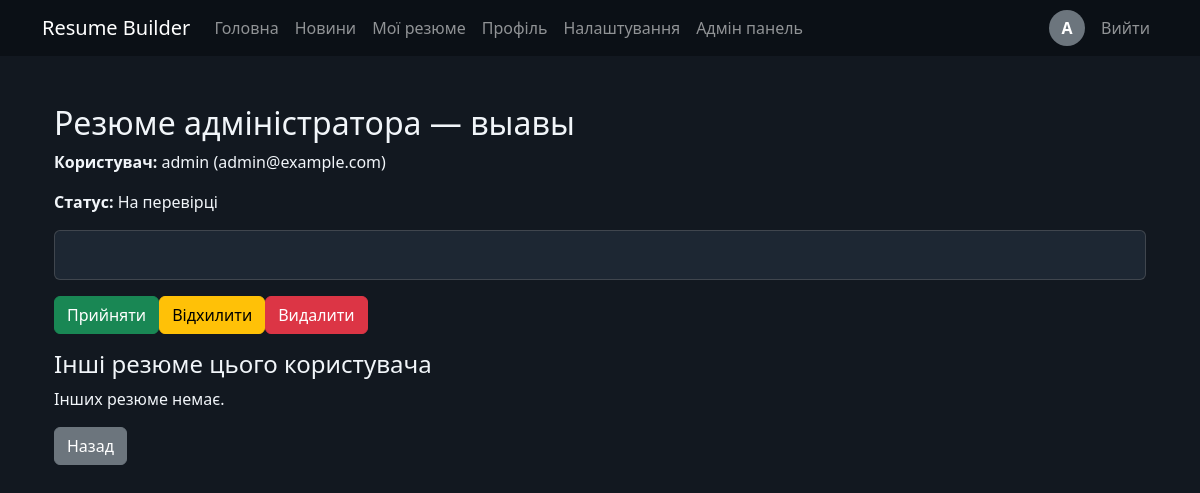
The app's page /admin-resume/3/ (signed in) with its own data.
### builder/models.py (models this page shows, shortened)
class Resume(models.Model):
    STATUS_CHOICES = [
        ('pending', 'На перевірці'),
        ('approved', 'Прийнято'),
        ('rejected', 'Відхилено'),
    ]
    user = models.ForeignKey(User, on_delete=models.CASCADE, related_name='resumes')
    title = models.CharField(max_length=200)
    summary = models.TextField(blank=True)
    experience = models.TextField(blank=True)
    education = models.TextField(blank=True)
    skills = models.TextField(blank=True)
    custom_sections = models.JSONField(default=list, blank=True)
    template_name = models.CharField(max_length=50, blank=True, default='')
    status = models.CharField(max_length=20, choices=STATUS_CHOICES, default='pending')
    created_at = models.DateTimeField(default=timezone.now)
    updated_at = models.DateTimeField(auto_now=True)
    is_public = models.BooleanField(default=False)
    is_deleted = models.BooleanField(default=False)

### builder/views.py (the view)
# urls.py: path('admin-resume/<int:pk>/', views.admin_resume_detail, name='admin_resume_detail'),
@user_passes_test(lambda user: user.is_staff)
def admin_resume_detail(request, pk):
    resume = get_object_or_404(Resume, pk=pk)
    others = Resume.objects.filter(user=resume.user).exclude(pk=resume.pk).order_by('-updated_at')
    return render(request, 'admin_resume_detail.html', {'resume': resume, 'others': others})

### builder/context_processors.py (called while the page is built)
def user_profile(request):
    if request.user.is_authenticated:
        profile = Profile.objects.filter(user=request.user).first()
        return {'user_profile': profile}
    return {'user_profile': None}

### templates/admin_resume_detail.html (shortened to what this page needs)
{% extends 'base.html' %}
{% block content %}
<div class="container mt-4">
  <h2>Резюме адміністратора — {{ resume.title }}</h2>
  <p><strong>Користувач:</strong> {{ resume.user.username }} ({{ resume.user.email }})</p>
  <p><strong>Статус:</strong> {{ resume.get_status_display }}</p>
  <div class="card mb-3">
    <div class="card-body">
    </div>
  </div>
  <div class="mb-3">
    <div class="btn-group">
      {% if resume.status == 'approved' %}
        <button class="btn btn-success" disabled>Прийнято</button>
        <button class="btn btn-warning" disabled>Відхилити</button>
      {% else %}
        <form class="d-inline admin-action-form" method="post" action="{% url 'admin_resume_action' resume.pk 'approve' %}">{% csrf_token %}<button class="btn btn-success" type="submit">Прийняти</button></form>
        <form class="d-inline admin-action-form" method="post" action="{% url 'admin_resume_action' resume.pk 'reject' %}">{% csrf_token %}<button class="btn btn-warning" type="submit">Відхилити</button></form>
      {% endif %}
      <form class="d-inline admin-action-form" method="post" action="{% url 'admin_resume_action' resume.pk 'delete' %}">{% csrf_token %}<button class="btn btn-danger" type="submit">Видалити</button></form>
    </div>
  </div>
  <h4>Інші резюме цього користувача</h4>
  {% if others %}
    <ul class="list-group">
      {% for r in others %}
        <li class="list-group-item d-flex justify-content-between align-items-center">
          <a href="{% url 'admin_resume_detail' r.pk %}">{{ r.title }}</a>
          <span class="badge bg-secondary">{{ r.get_status_display }}</span>
        </li>
      {% endfor %}
    </ul>
  {% else %}
    <p>Інших резюме немає.</p>
  {% endif %}
  <p class="mt-3">
    <a class="btn btn-secondary" href="{% url 'custom_admin_dashboard' %}">Назад</a>
  </p>
</div>
{% endblock %}

### templates/base.html (shortened to what this page needs)
<!DOCTYPE html>
<html lang="uk" data-theme="{% if user_profile %}{{ user_profile.theme }}{% else %}light{% endif %}">
<head>
    <link rel="stylesheet" href="https://cdn.jsdelivr.net/npm/bootstrap@5.3.3/dist/css/bootstrap.min.css">
    {% load static %}
    <link rel="stylesheet" href="{% static 'builder/responsive.css' %}">
</head>
<body class="{% if user_profile and user_profile.gradient_enabled %}gradient-enabled{% endif %}" style="--primary-color: {% if user_profile %}{{ user_profile.primary_color }}{% else %}#0d6efd{% endif %}; --secondary-color: {% if user_profile %}{{ user_profile.secondary_color }}{% else %}#6f42c1{% endif %}; --accent-color: {% if user_profile %}{{ user_profile.accent_color }}{% else %}#dc3545{% endif %}; --background-color: {% if user_profile and user_profile.theme == 'dark' %}#121820{% elif user_profile %}{{ user_profile.background_color }}{% else %}#f8f9fa{% endif %}; --gradient-direction: {% if user_profile %}{{ user_profile.gradient_direction }}{% else %}135deg{% endif %};">
<nav class="navbar navbar-expand-lg navbar-dark bg-dark">
    <div class="container">
        <a class="navbar-brand" href="{% url 'home' %}">Resume Builder</a>
        <div class="collapse navbar-collapse" id="main-navigation">
            <ul class="navbar-nav me-auto">
                <li class="nav-item"><a class="nav-link" href="{% url 'home' %}">Головна</a></li>
                <li class="nav-item"><a class="nav-link" href="{% url 'news_list' %}">Новини</a></li>
                {% if user.is_authenticated %}
                <li class="nav-item"><a class="nav-link" href="{% url 'resume_list' %}">Мої резюме</a></li>
                <li class="nav-item"><a class="nav-link" href="{% url 'profile_list' %}">Профіль</a></li>
                <li class="nav-item"><a class="nav-link" href="{% url 'settings' %}">Налаштування</a></li>
                {% if user.is_staff %}
                <li class="nav-item"><a class="nav-link" href="{% url 'custom_admin_dashboard' %}">Адмін панель</a></li>
                {% endif %}
                {% endif %}
            </ul>
            <ul class="navbar-nav align-items-center">
                {% if user.is_authenticated %}
                <li class="nav-item me-2">
                    <a class="nav-link p-0" href="{% url 'profile_list' %}">
                        {% if user_profile and user_profile.photo %}
                        <img src="{{ user_profile.photo.url }}" alt="avatar" class="rounded-circle" style="width:36px;height:36px;object-fit:cover;">
                        {% else %}
                        <div class="rounded-circle bg-secondary text-white d-flex align-items-center justify-content-center" style="width:36px;height:36px;font-weight:600;">{{ user.username|slice:":1"|upper }}</div>
                        {% endif %}
                    </a>
                </li>
                <li class="nav-item"><a class="nav-link" href="{% url 'logout' %}">Вийти</a></li>
                {% else %}
                <li class="nav-item"><a class="nav-link" href="{% url 'login' %}">Увійти</a></li>
                <li class="nav-item"><a class="nav-link" href="{% url 'register' %}">Реєстрація</a></li>
                {% endif %}
            </ul>
        </div>
    </div>
</nav>
<div class="container py-4">
    {% block content %}{% endblock %}
</div>
</body>
</html>

### builder/static/builder/responsive.css (style rules this page uses)
html { overflow-x: hidden; }
:root { --page-background: #f8f9fa; --surface-color: #ffffff; --text-color: #212529; --muted-color: #6c757d; --primary-color: #0d6efd; --secondary-color: #6f42c1; --accent-color: #dc3545; --background-color: #f8f9fa; --gradient-direction: 135deg; }
html[data-theme="dark"] { --page-background: #121820; --surface-color: #1d2733; --text-color: #f1f5f9; --muted-color: #b8c2cc; }
html[data-theme="dark"] .navbar.bg-dark { background-color: #0b1016 !important; }
body { background-color: var(--background-color); color: var(--text-color); }
body:not(.gradient-enabled) { background-image: none; }
html[data-theme="dark"] body:not(.gradient-enabled) { background-color: #121820; }
.card, .list-group-item, .form-control, .form-select { background-color: var(--surface-color); color: var(--text-color); border-color: rgba(128, 128, 128, .35); }
a { color: var(--primary-color); }
.btn-danger { --bs-btn-bg: var(--accent-color); --bs-btn-border-color: var(--accent-color); }
body { min-width: 320px; }
.navbar-brand { white-space: normal; }
.card, .list-group-item { overflow-wrap: anywhere; }
html[data-theme="dark"] body { --background-color: #121820; }

### records on screen
Resume: title "выавы", user.username "admin", user.email "admin@example.com", status "На перевірці"

### other values on screen
{{ user.username|slice:":1"|upper }} "A"
